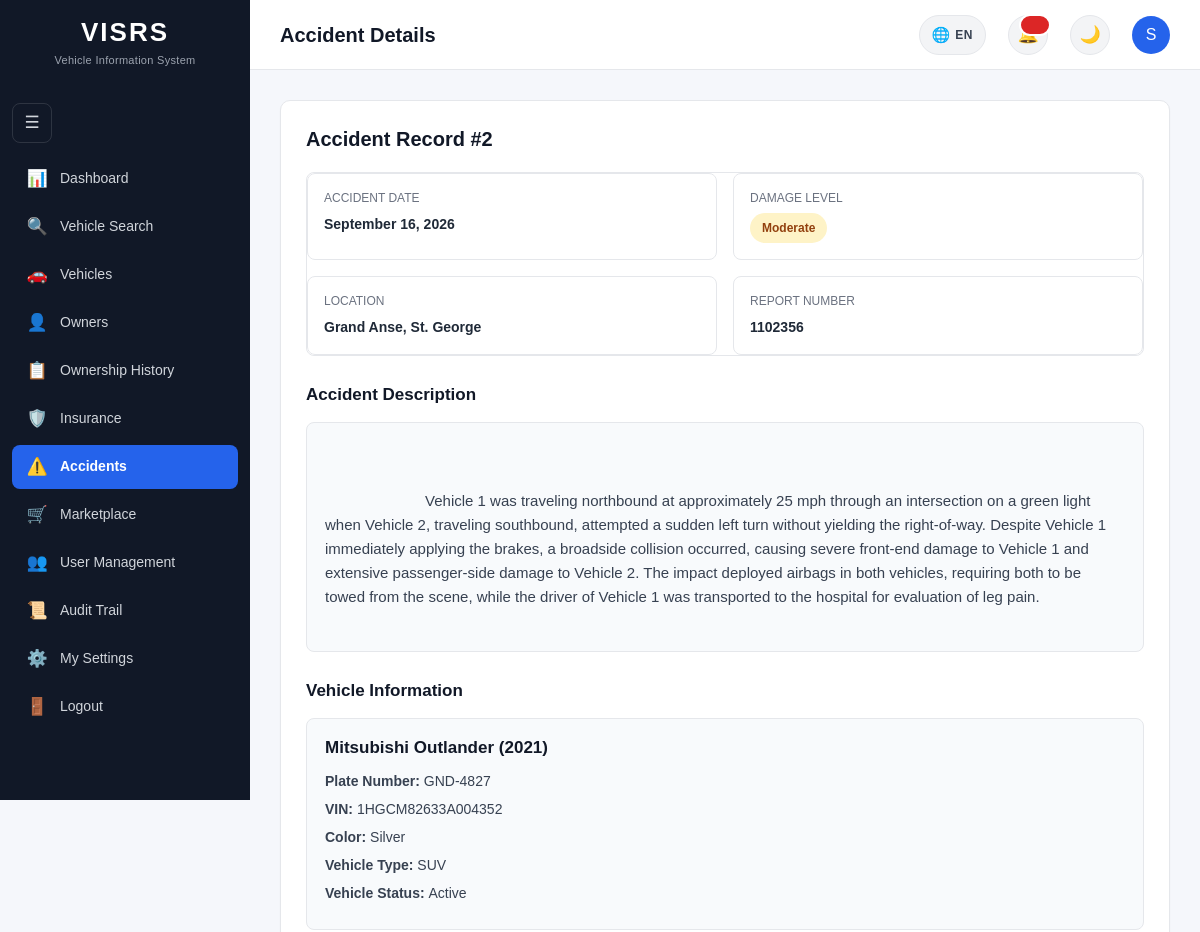
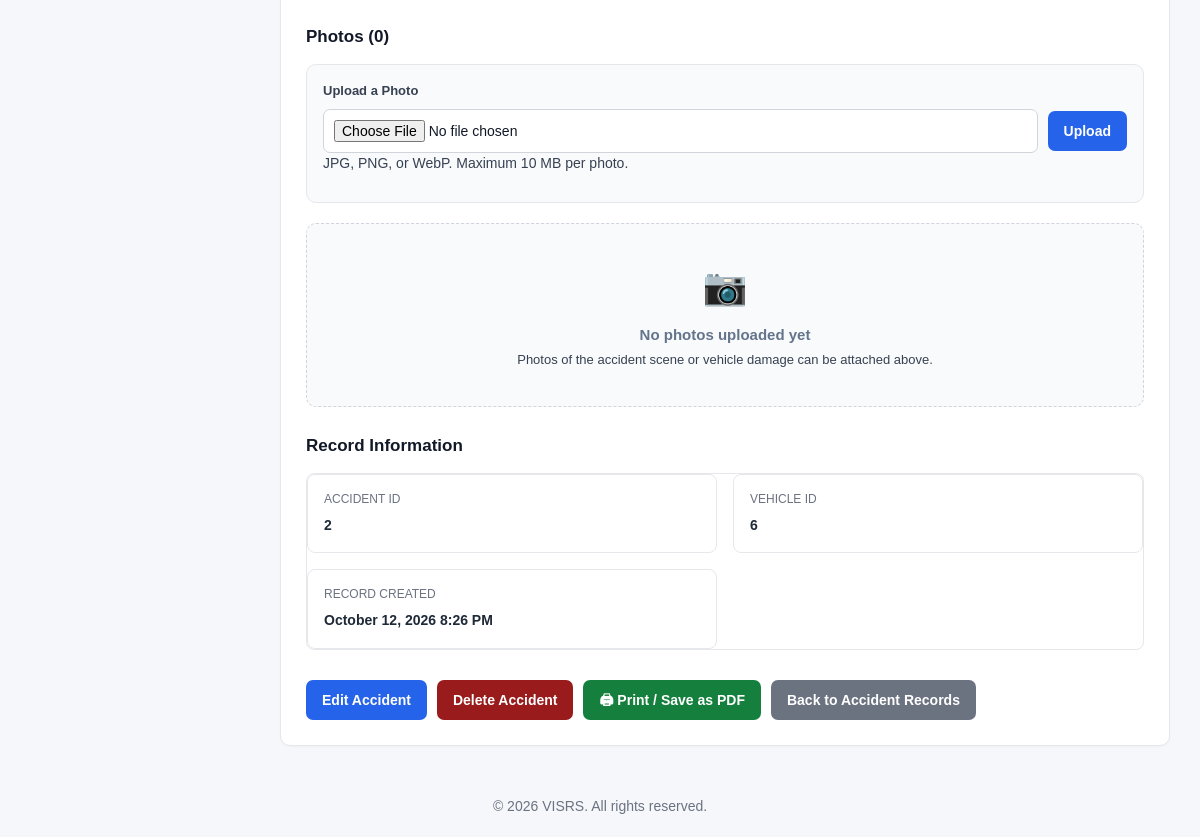
The page /accidents/view.php?id=2 (signed in) on the database its author committed (2 pictures, top to bottom).
### tables this page shows
CREATE TABLE `accidents` (
  `AccidentID` int(11) NOT NULL,
  `VehicleID` int(11) NOT NULL,
  `AccidentDate` date NOT NULL,
  `Location` varchar(255) DEFAULT NULL,
  `Description` text DEFAULT NULL,
  `DamageLevel` enum('Minor','Moderate','Major','Severe') NOT NULL DEFAULT 'Minor',
  `ReportNumber` varchar(100) DEFAULT NULL,
  `CreatedAt` timestamp NOT NULL DEFAULT current_timestamp()
);

CREATE TABLE `vehicles` (
  `VehicleID` int(11) NOT NULL,
  `PlateNumber` varchar(20) NOT NULL,
  `VIN` varchar(50) NOT NULL,
  `OwnerID` int(11) NOT NULL,
  `SellerID` int(11) DEFAULT NULL,
  `Make` varchar(100) NOT NULL,
  `Model` varchar(100) NOT NULL,
  `VehicleYear` year(4) NOT NULL,
  `Mileage` int(10) UNSIGNED DEFAULT NULL,
  `LastServiceDate` date DEFAULT NULL,
  `OilChangeIntervalKm` int(10) UNSIGNED DEFAULT NULL,
  `LastOilChangeDate` date DEFAULT NULL,
  `LastOilChangeMileage` int(10) UNSIGNED DEFAULT NULL,
  `Color` varchar(50) DEFAULT NULL,
  `VehicleType` varchar(50) DEFAULT NULL,
  `EngineNumber` varchar(100) DEFAULT NULL,
  `RegistrationDate` date DEFAULT NULL,
  `Status` enum('Active','Inactive','Stolen','Sold') NOT NULL DEFAULT 'Active',
  `CreatedAt` timestamp NOT NULL DEFAULT current_timestamp()
);

### accidents/view.php (the view, shortened to what this page needs)
<?php
require_once "../includes/database.php";
$accidentID = (int) ($_GET["id"] ?? 0);
$stmt = $pdo->prepare("
    SELECT
        a.AccidentID,
        a.VehicleID,
        a.AccidentDate,
        a.Location,
        a.Description,
        a.DamageLevel,
        a.ReportNumber,
        a.CreatedAt,
        v.PlateNumber,
        v.VIN,
        v.Make,
        v.Model,
        v.VehicleYear,
        v.Color,
        v.VehicleType,
        v.EngineNumber,
        v.RegistrationDate,
        v.Status AS VehicleStatus
    FROM accidents a
    INNER JOIN vehicles v
        ON a.VehicleID = v.VehicleID
    WHERE a.AccidentID = ?
");
$stmt->execute([
    $accidentID
]);
$accident = $stmt->fetch();
    ?>
    <?php
$photoStmt = $pdo->prepare("
    SELECT
        p.PhotoID,
        p.OriginalName,
        p.StoredName,
        p.MimeType,
        p.FileSize,
        p.CreatedAt,
        u.FirstName,
        u.LastName
    FROM accident_photos p
    LEFT JOIN users u ON p.UploadedBy = u.UserID
    WHERE p.AccidentID = ?
    ORDER BY p.CreatedAt DESC
");
$photoStmt->execute([$accidentID]);
$accidentPhotos = $photoStmt->fetchAll();
$formattedAccidentDate = date(
    "F j, Y",
    strtotime($accident["AccidentDate"])
);
$formattedCreatedAt = date(
    "F j, Y g:i A",
    strtotime($accident["CreatedAt"])
);
$canManageAccidents = in_array(
    $_SESSION["Role"] ?? "",
    ["Admin", "Police"],
    true
);
$damageClass = match (
    $accident["DamageLevel"]
) {
    "Minor" =>
        "damage-minor",
    "Moderate" =>
        "damage-moderate",
    "Major" =>
        "damage-major",
    "Severe" =>
        "damage-severe",
    default =>
        ""
};
require_once "../includes/head.php";
?>
<body>
<div class="layout">
    <?php require_once "../includes/sidebar.php"; ?>
    <main class="main-content">
        <?php include __DIR__ . "/../includes/header.php"; ?>
        <div class="content">
            <div class="card">
                <h2>
                    Accident Record #<?= (int) $accident["AccidentID"] ?>
                </h2>
                <div class="detail-grid">
                    <div class="detail-box">
                        <span class="detail-label">
                            Accident Date
                        </span>
                        <span class="detail-value">
                            <?= htmlspecialchars(
                                $formattedAccidentDate
                            ) ?>
                        </span>
                    </div>
                    <div class="detail-box">
                        <span class="detail-label">
                            Damage Level
                        </span>
                        <span
                            class="damage-badge <?= htmlspecialchars(
                                $damageClass
                            ) ?>"
                        >
                            <?= htmlspecialchars(
                                $accident["DamageLevel"]
                            ) ?>
                        </span>
                    </div>
                    <div class="detail-box">
                        <span class="detail-label">
                            Location
                        </span>
                        <span class="detail-value">
                            <?= $accident["Location"]
                                ? htmlspecialchars(
                                    $accident["Location"]
                                )
                                : "Not specified"
                            ?>
                        </span>
                    </div>
                    <div class="detail-box">
                        <span class="detail-label">
                            Report Number
                        </span>
                        <span class="detail-value">
                            <?= $accident["ReportNumber"]
                                ? htmlspecialchars(
                                    $accident["ReportNumber"]
                                )
                                : "Not specified"
                            ?>
                        </span>
                    </div>
                </div>
                <div class="detail-section">
                    <h3>
                        Accident Description
                    </h3>
                    <div class="description-box">
                        <?= $accident["Description"]
                            ? htmlspecialchars(
                                $accident["Description"]
                            )
                            : "No description was provided for this accident."
                        ?>
                    </div>
                </div>
                <div class="detail-section">
                    <h3>
                        Vehicle Information
                    </h3>
                    <div class="vehicle-summary">
                        <h3>
                            <?= htmlspecialchars(
                                $accident["Make"]
                            ) ?>
                            <?= htmlspecialchars(
                                $accident["Model"]
                            ) ?>
                            (<?= htmlspecialchars(
                                $accident["VehicleYear"]
                            ) ?>)
                        </h3>
                        <p>
                            <strong>
                                Plate Number:
                            </strong>
                            <?= htmlspecialchars(
                                $accident["PlateNumber"]
                            ) ?>
                        </p>
                        <p>
                            <strong>
                                VIN:
                            </strong>
                            <?= htmlspecialchars(
                                $accident["VIN"]
                            ) ?>
                        </p>
                        <p>
                            <strong>
                                Color:
                            </strong>
                            <?= $accident["Color"]
                                ? htmlspecialchars(
                                    $accident["Color"]
                                )
                                : "Not specified"
                            ?>
                        </p>
                        <p>
                            <strong>
                                Vehicle Type:
                            </strong>
                            <?= $accident["VehicleType"]
                                ? htmlspecialchars(
                                    $accident["VehicleType"]
                                )
                                : "Not specified"
                            ?>
                        </p>
                        <p>
                            <strong>
                                Vehicle Status:
                            </strong>
                            <?= htmlspecialchars(
                                $accident["VehicleStatus"]
                            ) ?>
                        </p>
                    </div>
                </div>
                <div class="detail-section">
                    <h3>
                        Photos (<?= count($accidentPhotos) ?>)
                    </h3>
                    <?php if ($canManageAccidents): ?>
                        <form
                            method="POST"
                            action="photos_upload.php"
                            enctype="multipart/form-data"
                            class="photo-upload-form"
                        >
                            <label for="photo">
                                Upload a Photo
                            </label>
                            <div class="photo-upload-row">
                                <input
                                    type="file"
                                    id="photo"
                                    name="photo"
                                    accept="image/jpeg,image/png,image/webp"
                                    required
                                >
                                <button
                                    type="submit"
                                    class="button"
                                >
                                    Upload
                                </button>
                            </div>
                            <p class="photo-upload-hint">
                                JPG, PNG, or WebP. Maximum 10 MB per photo.
                            </p>
                        </form>
                    <?php endif; ?>
                    <?php if (empty($accidentPhotos)): ?>
                        <div class="photo-empty">
                            <div class="photo-empty-icon">
                                📷
                            </div>
                            <strong style="display:block; margin-bottom:4px;">
                                No photos uploaded yet
                            </strong>
                            <p style="margin:0; font-size:13px;">
                                Photos of the accident scene or vehicle
                                damage can be attached above.
                            </p>
                        </div>
                    <?php endif; ?>
                </div>
                <div class="detail-section">
                    <h3>
                        Record Information
                    </h3>
                    <div class="detail-grid">
                        <div class="detail-box">
                            <span class="detail-label">
                                Accident ID
                            </span>
                            <span class="detail-value">
                                <?= (int) $accident["AccidentID"] ?>
                            </span>
                        </div>
                        <div class="detail-box">
                            <span class="detail-label">
                                Vehicle ID
                            </span>
                            <span class="detail-value">
                                <?= (int) $accident["VehicleID"] ?>
                            </span>
                        </div>
                        <div class="detail-box">
                            <span class="detail-label">
                                Record Created
                            </span>
                            <span class="detail-value">
                                <?= htmlspecialchars(
                                    $formattedCreatedAt
                                ) ?>
                            </span>
                        </div>
                    </div>
                </div>
                <div class="page-actions">
                    <?php if ($canManageAccidents): ?>
                        <a
                            href="edit.php?id=<?= (int) $accident["AccidentID"] ?>"
                            class="button"
                        >
                            Edit Accident
                        </a>
                        <a
                            href="delete.php?id=<?= (int) $accident["AccidentID"] ?>"
                            class="button delete-button"
                        >
                            Delete Accident
                        </a>
                    <?php endif; ?>
                    <button
                        type="button"
                        onclick="window.print()"
                        class="button"
                        style="background:#15803d;"
                    >
                        🖨 Print / Save as PDF
                    </button>
                    <a
                        href="index.php"
                        class="button button-secondary"
                    >
                        Back to Accident Records
                    </a>
                </div>
            </div>
        </div>
    </main>
</div>
<?php require_once "../includes/footer.php"; ?>

### rows shown on the page
accidents: AccidentID "2", AccidentDate "September 16, 2026", DamageLevel "Moderate", Location "Grand Anse, St. George", ReportNumber "1102356", Description "Vehicle 1 was traveling northbound at approximately 25 mph through an intersection on a green light when Vehicle 2, traveling southbound, attempted a sudden left turn without yielding the right-of-way. Despite Vehicle 1 immediately applying the brakes, a broadside collision occurred, causing severe front-end damage to Vehicle 1 and extensive passenger-side damage to Vehicle 2. The impact deployed airbags in both vehicles, requiring both to be towed from the scene, while the driver of Vehicle 1 was transported to the hospital for evaluation of leg pain.", VehicleID.Make "Mitsubishi", VehicleID.Model "Outlander", VehicleID.VehicleYear "2021", VehicleID.PlateNumber "GND-4827", VehicleID.VIN "1HGCM82633A004352", VehicleID.Color "Silver", VehicleID.VehicleType "SUV", VehicleID.Status "Active", VehicleID "6", CreatedAt "October 12, 2026 8:26 PM"

### other values the page prints
$pageTitle "Accident Details"
substr($headerFirstName, 0, 1) "S"
count($accidentPhotos) "0"
